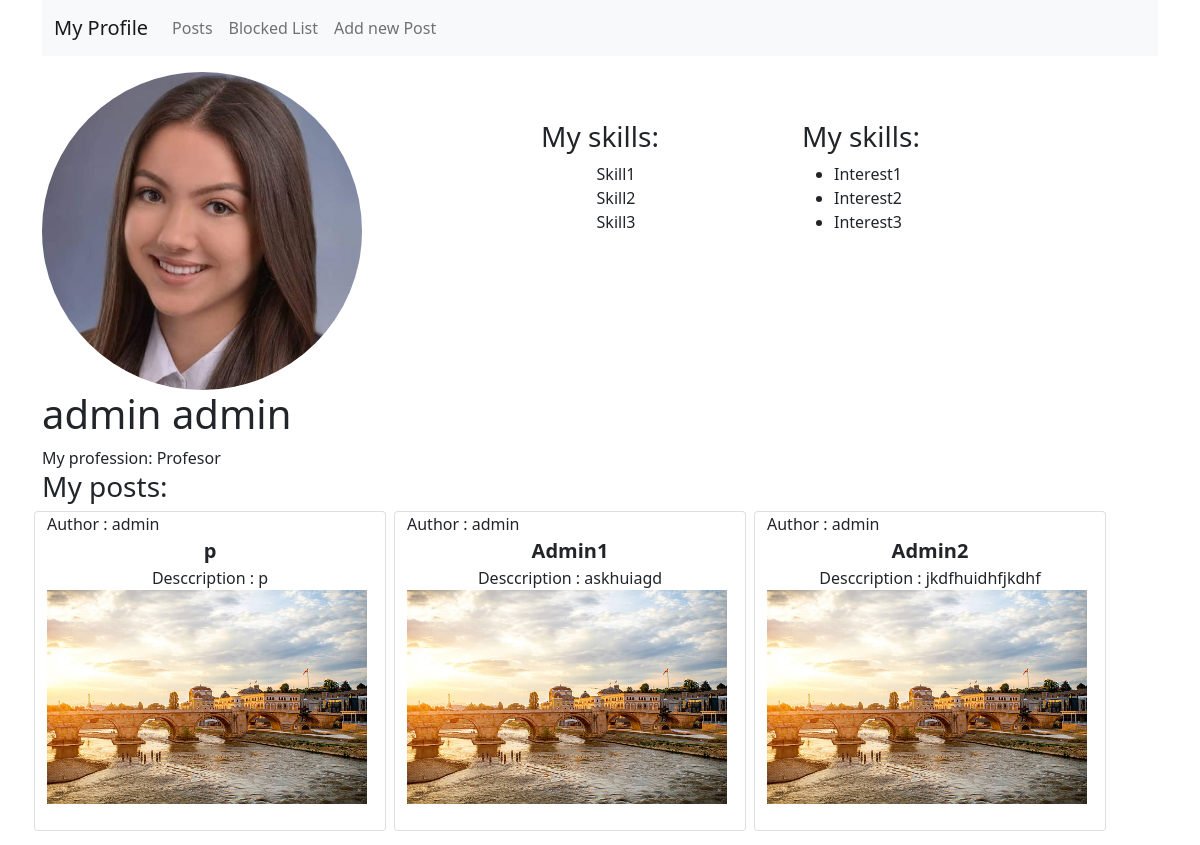
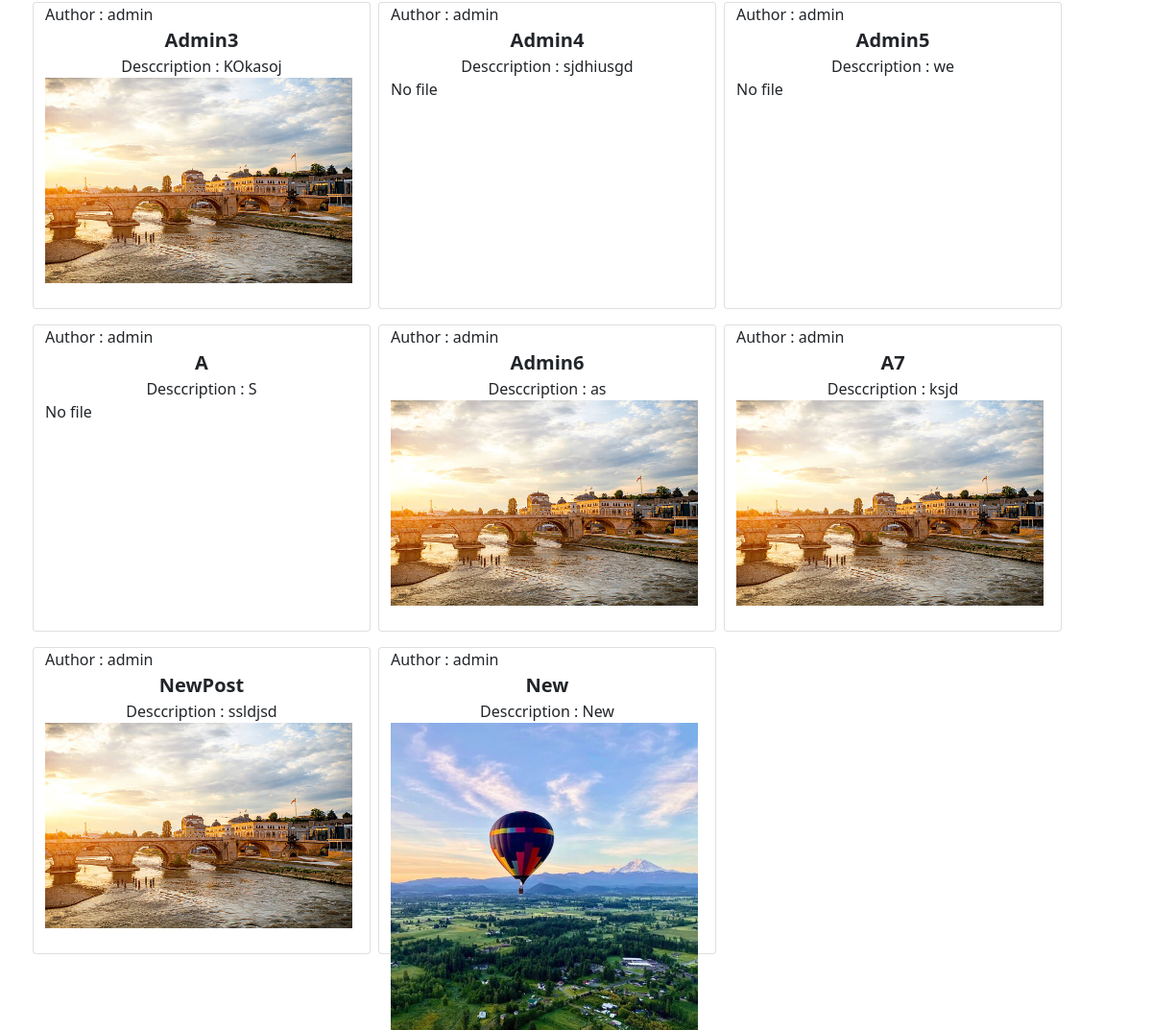
/profile/ (signed in), run on the app's committed database (2 pictures, top to bottom).
### labDj/models.py (models this page shows, shortened)
class UserModel(models.Model):
    user_model = models.ForeignKey(django.contrib.auth.models.User, on_delete=models.CASCADE)
    profile_pic = models.ImageField(upload_to="profile_pictures", blank=True, null=True)
    profession = models.CharField(max_length=50, blank=True, null=True)

class Skills(models.Model):
    skill = models.CharField(max_length=30)
    skill_user = models.ForeignKey(UserModel, on_delete=models.CASCADE, blank=True, null=True)
    def __str__(self):
        return self.skill

class Interest(models.Model):
    interest = models.CharField(max_length=30)
    interest_user = models.ForeignKey(UserModel, on_delete=models.CASCADE, blank=True, null=True)
    def __str__(self):
        return self.interest

class Post(models.Model):
    author = models.ForeignKey(UserModel, on_delete=models.CASCADE)
    title = models.CharField(max_length=50)
    desc = models.CharField(max_length=200)
    pub_date = models.DateTimeField('publish_date')
    change_date = models.DateTimeField('change_date')
    file = models.FileField(upload_to="post_pictures", blank=True, null=True)

### labDj/views.py (the view)
# urls.py: path('profile/', profile, name='profile'),
def profile(request):
    querysetSkills = Skills.objects.filter(skill_user__user_model=request.user)
    querysetInterests = Interest.objects.filter(interest_user__user_model=request.user)
    queryset = UserModel.objects.filter(user_model=request.user)
    querysetposts = Post.objects.filter(author__user_model=request.user)
    context = {"userSkills": querysetSkills, "userInterests": querysetInterests, "user_info": queryset,
               "user_posts": querysetposts}
    return render(request, "profile.html", context=context)

### labDj/templates/profile.html (shortened to what this page needs)
<!DOCTYPE html>
<html lang="en">
<head>
    <link href="https://cdn.jsdelivr.net/npm/bootstrap@5.0.2/dist/css/bootstrap.min.css" rel="stylesheet"
>
</head>
<body>
<div class="container">
    <nav class="navbar navbar-expand-lg navbar-light bg-light mb-3">
        <div class="container-fluid">
            <a class="navbar-brand" href="http://127.0.0.1:8000/profile">My Profile</a>
            <div class="collapse navbar-collapse" id="navbarNav">
                <ul class="navbar-nav">
                    <li class="nav-item">
                        <a class="nav-link" href="http://127.0.0.1:8000/posts/">Posts</a>
                    </li>
                    <li class="nav-item">
                        <a class="nav-link" href="http://127.0.0.1:8000/blockedUsers/">Blocked List</a>
                    </li>
                    <li class="nav-item">
                        <a class="nav-link" href="http://127.0.0.1:8000/add/post/">Add new Post</a>
                    </li>
                </ul>
            </div>
        </div>
    </nav>
    <div class="row">
        <div class="col-12 col-md-6 col-lg-4">
            <img src="{{ MEDIA_URL }}{{ user_info.first.profile_pic.url }}" alt="Profile Picture"
                 class="rounded-circle">
            <h1>{{ user_info.first.user_model.first_name }}
                {{ user_info.first.user_model.last_name }}
            </h1>
        </div>
        <div class="col-12 col-md-6 col-lg-4 mt-5">
            {% if userSkills %}
                <h3 class="text-center">My skills:</h3>
                <ul class="text-center">
                    {% for skill in userSkills %}
                        <li style="list-style: none">{{ skill }}</li>
                    {% endfor %}
                </ul>
            {% endif %}
        </div>
        <div class="col-12 col-md-6 col-lg-4 mt-5">
            {% if userInterests %}
                <h3>My skills:</h3>
                <ul>
                    {% for i in userInterests %}
                        <li>{{ i }}</li>
                    {% endfor %}
                </ul>
            {% endif %}
        </div>
    </div>
    {% if  user_info.first.profession %}
        <div>My profession: {{ user_info.first.profession }}</div>
    {% else %}
        <div> No profession</div>
    {% endif %}
    <h3>My posts:</h3>
    <div class="row d-flex justify-content-start align-items-center">
        {% for post in user_posts %}
            <div class="card mb-3 mx-1" style="width: 22rem; height: 20rem;">
                <div class="text-start fs-6">
                    Author :
                    {{ post.author.user_model.first_name }}
                </div>
                <div class="text-center fs-5 fw-bold">
                    {{ post.title }}
                </div>
                <div class="text-center">
                    Desccription :
                    {{ post.desc }}
                </div>
                <div>
                    {% if post.file.url != null %}
                        <img src="{{ MEDIA_URL }}{{ post.file.url }}" alt="Post img">
                    {% else %}
                        <div>No file</div>
                    {% endif %}
                </div>
            </div>
        {% endfor %}
    </div>
</div>
</body>
</html>

### labDj/templates/profile.html (style rules this page uses)
img { width: 20rem; }

### data on the page
UserModel: first.profile_pic (picture), first.user_model.first_name "admin", first.user_model.last_name "admin", first.profession "Profesor"
Skills: skill "Skill1"
Skills: skill "Skill2"
Skills: skill "Skill3"
Interest: interest "Interest1"
Interest: interest "Interest2"
Interest: interest "Interest3"
Post: author.user_model.first_name "admin", title "p", desc "p", file (picture)
Post: author.user_model.first_name "admin", title "Admin1", desc "askhuiagd", file (picture)
Post: author.user_model.first_name "admin", title "Admin2", desc "jkdfhuidhfjkdhf", file (picture)
Post: author.user_model.first_name "admin", title "Admin3", desc "KOkasoj", file (picture)
Post: author.user_model.first_name "admin", title "Admin4", desc "sjdhiusgd", file "No file"
Post: author.user_model.first_name "admin", title "Admin5", desc "we", file "No file"
Post: author.user_model.first_name "admin", title "A", desc "S", file "No file"
Post: author.user_model.first_name "admin", title "Admin6", desc "as", file (picture)
Post: author.user_model.first_name "admin", title "A7", desc "ksjd", file (picture)
Post: author.user_model.first_name "admin", title "NewPost", desc "ssldjsd", file (picture)
Post: author.user_model.first_name "admin", title "New", desc "New", file (picture)
